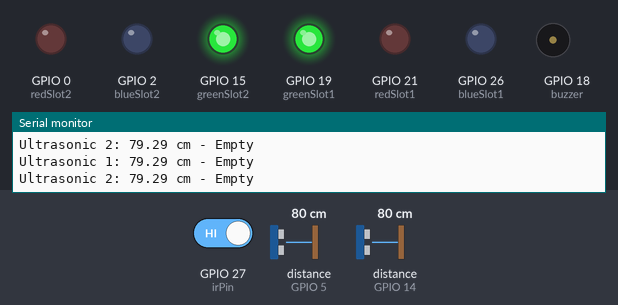
Bench run of a sketch on a simulated ESP32. On the bench: output pins drawn as LEDs (lit = HIGH), buzzer (waves = sounding, pin HIGH), the last lines printed to the serial monitor. Wiring (inferred from the names in the program): 2 × ultrasonic range finder: trigger GPIO 4, echo GPIO 5 / trigger GPIO 12, echo GPIO 14. Inputs (shaded band) come from the test bench; at power-on: distance to the obstacle (sensors on GPIO 5, GPIO 14) 80 cm, GPIO 27 (irPin) HIGH. The echo pulse lasts 58.3 µs per cm; pins used as bus, display or sensor lines are not drawn.

Above: at 1.2 s.
1.3 s: distance to the obstacle (sensor on GPIO 5) set to 12 cm
2.8 s: distance to the obstacle (sensor on GPIO 5) set to 9 cm
At 3.7 s:
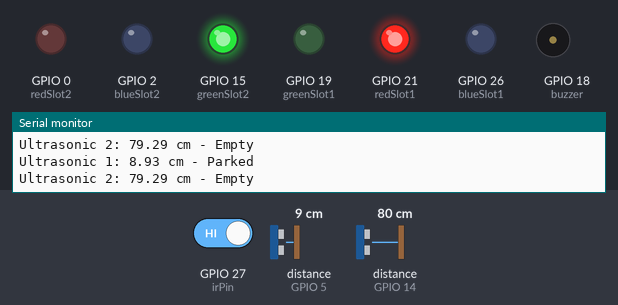
4.4 s: distance to the obstacle (sensor on GPIO 14) set to 12 cm
5.9 s: distance to the obstacle (sensor on GPIO 14) set to 9 cm
At 7.1 s:
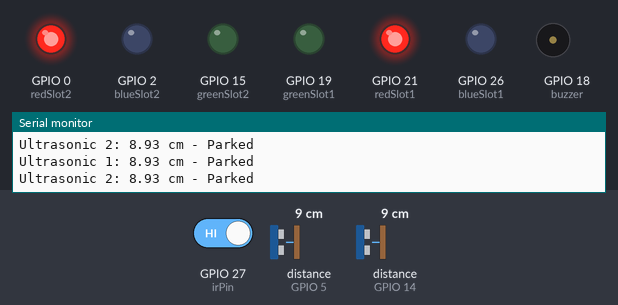
7.4 s: GPIO 27 (irPin) driven LOW
At 7.7 s:
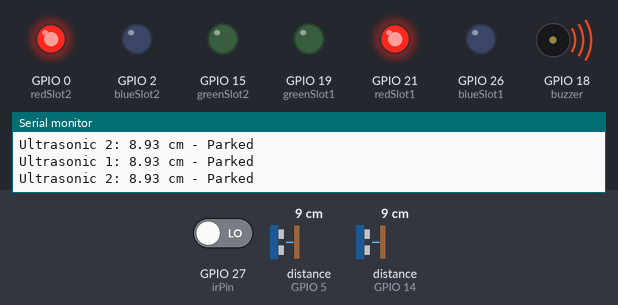
8.9 s: distance to the obstacle (sensor on GPIO 5) set to 18 cm
At 9.7 s:
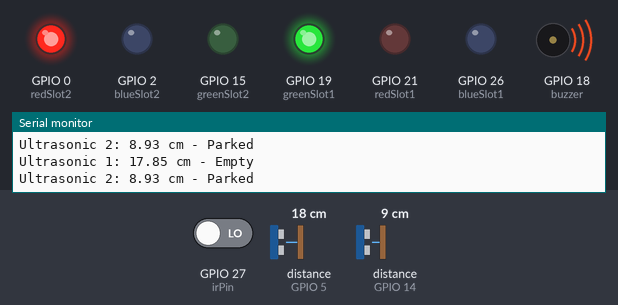
Timing chart, 0 to 11.5 s (numbered marks = the images above; inputs shaded):
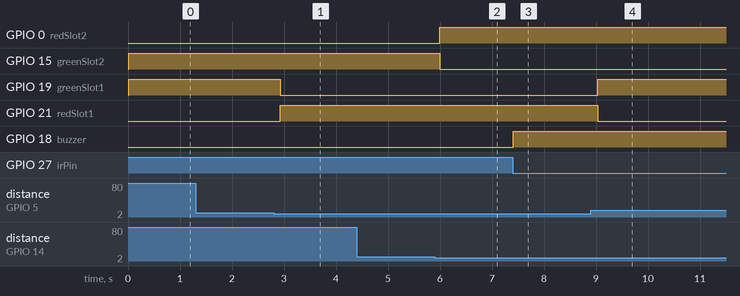

The sketch:

smartparking.ino
```cpp
// Buzzer
int buzzer = 18;

// IR Sensors (combined to one pin)
int irPin = 27;

// Ultrasonic Sensor 1 (Slot 1)
int trigPin1 = 4;
int echoPin1 = 5;

// Ultrasonic Sensor 2 (Slot 2)
int trigPin2 = 12;
int echoPin2 = 14; // Valid GPIO

// RGB LED for Slot 1
int redSlot1 = 21;
int greenSlot1 = 19;
int blueSlot1 = 26;

// RGB LED for Slot 2
int redSlot2 = 0;
int greenSlot2 = 15;
int blueSlot2 = 2;

void setup() {
  Serial.begin(9600);

  // Ultrasonic pins
  pinMode(trigPin1, OUTPUT);
  pinMode(echoPin1, INPUT);
  pinMode(trigPin2, OUTPUT);
  pinMode(echoPin2, INPUT);

  // IR and Buzzer
  pinMode(irPin, INPUT);
  pinMode(buzzer, OUTPUT);

  // RGB Slot 1
  pinMode(redSlot1, OUTPUT);
  pinMode(greenSlot1, OUTPUT);
  pinMode(blueSlot1, OUTPUT);

  // RGB Slot 2
  pinMode(redSlot2, OUTPUT);
  pinMode(greenSlot2, OUTPUT);
  pinMode(blueSlot2, OUTPUT);
}

void loop() {
  float distance1 = getDistance(trigPin1, echoPin1);
  float distance2 = getDistance(trigPin2, echoPin2);

  // -------- SLOT 1 STATUS (RGB 21/19/26) --------
  Serial.print("Ultrasonic 1: ");
  Serial.print(distance1);
  Serial.print(" cm - ");
  if (distance1 < 10) {
    Serial.println("Parked");
    digitalWrite(redSlot1, HIGH);
    digitalWrite(greenSlot1, LOW);
    digitalWrite(blueSlot1, LOW);
  } else {
    Serial.println("Empty");
    digitalWrite(redSlot1, LOW);
    digitalWrite(greenSlot1, HIGH);
    digitalWrite(blueSlot1, LOW);
  }

  // -------- SLOT 2 STATUS (RGB 0/15/2) --------
  Serial.print("Ultrasonic 2: ");
  Serial.print(distance2);
  Serial.print(" cm - ");
  if (distance2 < 10) {
    Serial.println("Parked");
    digitalWrite(redSlot2, HIGH);
    digitalWrite(greenSlot2, LOW);
    digitalWrite(blueSlot2, LOW);
  } else {
    Serial.println("Empty");
    digitalWrite(redSlot2, LOW);
    digitalWrite(greenSlot2, HIGH);
    digitalWrite(blueSlot2, LOW);
  }

  // -------- IR SENSOR ALERT --------
  int irReading = digitalRead(irPin);
  if (irReading == LOW) {  // LOW = object detected
    digitalWrite(buzzer, HIGH);
  } else {
    digitalWrite(buzzer, LOW);
  }

  delay(200); // Responsive delay
}

// -------- DISTANCE FUNCTION --------
float getDistance(int trigPin, int echoPin) {
  digitalWrite(trigPin, LOW);
  delayMicroseconds(2);
  digitalWrite(trigPin, HIGH);
  delayMicroseconds(10);
  digitalWrite(trigPin, LOW);

  long duration = pulseIn(echoPin, HIGH, 30000); // 30ms timeout
  if (duration == 0) return 999; // Timeout = far distance

  return duration * 0.034 / 2;
}
```

Measured:
- the behaviour switches between 11 and 10 cm on distance to the obstacle (sensor on GPIO 5) (found by bisection; images 0 and 1)
- the behaviour switches between 11 and 10 cm on distance to the obstacle (sensor on GPIO 14) (found by bisection; images 1 and 2)
- after the input at 2.8 s, GPIO 19 (greenSlot1): HIGH → LOW after 0.13 s; GPIO 21 (redSlot1): LOW → HIGH after 0.13 s
- after the input at 5.9 s, GPIO 0 (redSlot2): LOW → HIGH after 0.10 s; GPIO 15 (greenSlot2): HIGH → LOW after 0.10 s
- after the input at 7.4 s, GPIO 18 (buzzer): LOW → HIGH at once
- after the input at 8.9 s, GPIO 19 (greenSlot1): LOW → HIGH after 0.13 s; GPIO 21 (redSlot1): HIGH → LOW after 0.13 s
